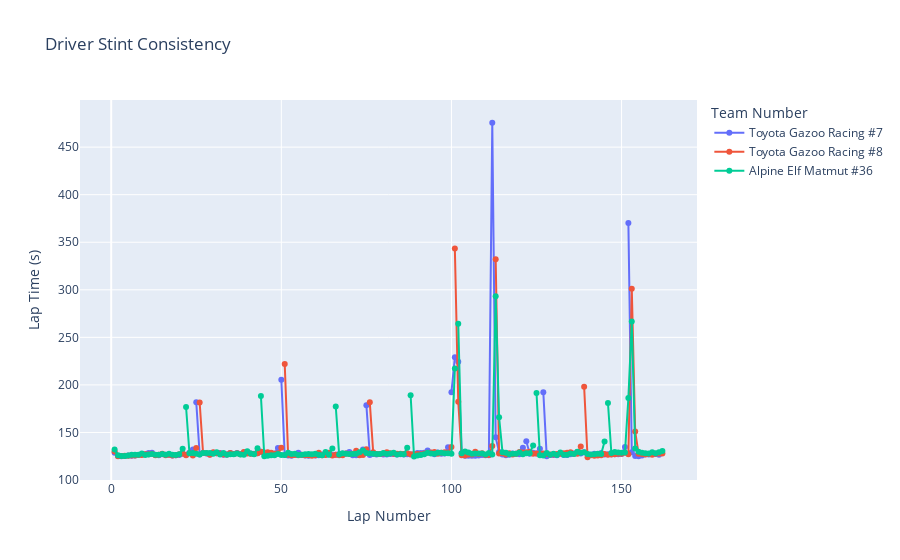

This figure's notebook cell:
### Markdown cell above
## Driver Stint Consistency

### Code cell
fig = px.line(spa,
    x="lap_number",
    y="lap_time_s",
    title="Driver Stint Consistency",
    color="team_no",          
    line_group="driver_stint", 
    markers=True,
    labels={                  
        "lap_number": "Lap Number",
        "lap_time_s": "Lap Time (s)",
        "driver_stint": "Driver Stint",
        "team_no": "Team Number"
    }
)

fig.update_layout(
    xaxis_title="Lap Number",
    yaxis_title="Lap Time (s)",
    legend_title="Team Number"
)

fig.show()

### Figure 1 — Plotly figure (JSON) as saved in the notebook; plotly's stock layout.template omitted (floating-point values rounded to 4 significant figures)
{"data": [{"hovertemplate": "Team Number=Toyota Gazoo Racing #7<br>Driver Stint=Mike CONWAY Stint #1<br>Lap Number=%{x}<br>Lap Time (s)=%{y}<extra></extra>", "legendgroup": "Toyota Gazoo Racing #7", "line": {"color": "#636efa", "dash": "solid"}, "marker": {"symbol": "circle"}, "mode": "lines+markers", "name": "Toyota Gazoo Racing #7", "orientation": "v", "showlegend": true, "type": "scatter", "x": [1, 2, 3, 4, 5, 6, 7, 8, 9, 10, 11, 12, 13, 14, 15, 16, 17, 18, 19, 20, 21, 22, 23, 24], "xaxis": "x", "y": [128.8, 125.4, 125.1, 125.3, 125.9, 125.6, 125.7, 126.2, 126.7, 127.0, 128.3, 128.6, 126.2, 125.9, 127.1, 126.5, 126.5, 125.9, 126.1, 126.4, 127.6, 126.7, 128.5, 132.1], "yaxis": "y"}, {"hovertemplate": "Team Number=Toyota Gazoo Racing #7<br>Driver Stint=Mike CONWAY Stint #2<br>Lap Number=%{x}<br>Lap Time (s)=%{y}<extra></extra>", "legendgroup": "Toyota Gazoo Racing #7", "line": {"color": "#636efa", "dash": "solid"}, "marker": {"symbol": "circle"}, "mode": "lines+markers", "name": "Toyota Gazoo Racing #7", "orientation": "v", "showlegend": false, "type": "scatter", "x": [25, 26, 27, 28, 29, 30, 31, 32, 33, 34, 35, 36, 37, 38, 39, 40, 41, 42, 43, 44, 45, 46, 47, 48, 49], "xaxis": "x", "y": [181.6, 126.9, 128.3, 127.9, 126.9, 128.8, 128.1, 128.5, 126.5, 126.9, 128.4, 127.3, 128.3, 127.3, 128.9, 128.5, 127.9, 127.5, 128.1, 129.7, 129.0, 127.4, 128.1, 127.9, 133.6], "yaxis": "y"}, {"hovertemplate": "Team Number=Toyota Gazoo Racing #7<br>Driver Stint=Jose Maria LOPEZ Stint #1<br>Lap Number=%{x}<br>Lap Time (s)=%{y}<extra></extra>", "legendgroup": "Toyota Gazoo Racing #7", "line": {"color": "#636efa", "dash": "solid"}, "marker": {"symbol": "circle"}, "mode": "lines+markers", "name": "Toyota Gazoo Racing #7", "orientation": "v", "showlegend": false, "type": "scatter", "x": [50, 51, 52, 53, 54, 55, 56, 57, 58, 59, 60, 61, 62, 63, 64, 65, 66, 67, 68, 69, 70, 71, 72, 73, 74], "xaxis": "x", "y": [205.5, 126.3, 125.8, 125.5, 126.6, 128.6, 126.3, 125.7, 125.6, 126.3, 125.9, 126.1, 126.9, 126.6, 126.7, 126.4, 126.6, 127.3, 127.7, 128.0, 129.5, 126.1, 126.0, 126.2, 132.2], "yaxis": "y"}, {"hovertemplate": "Team Number=Toyota Gazoo Racing #7<br>Driver Stint=Jose Maria LOPEZ Stint #2<br>Lap Number=%{x}<br>Lap Time (s)=%{y}<extra></extra>", "legendgroup": "Toyota Gazoo Racing #7", "line": {"color": "#636efa", "dash": "solid"}, "marker": {"symbol": "circle"}, "mode": "lines+markers", "name": "Toyota Gazoo Racing #7", "orientation": "v", "showlegend": false, "type": "scatter", "x": [75, 76, 77, 78, 79, 80, 81, 82, 83, 84, 85, 86, 87, 88, 89, 90, 91, 92, 93, 94, 95, 96, 97, 98, 99], "xaxis": "x", "y": [178.7, 126.4, 127.3, 126.8, 127.3, 126.9, 126.8, 127.4, 127.4, 126.9, 127.2, 126.9, 127.2, 126.8, 127.2, 128.3, 128.3, 128.6, 131.0, 128.6, 127.2, 128.9, 127.6, 127.8, 134.5], "yaxis": "y"}, {"hovertemplate": "Team Number=Toyota Gazoo Racing #7<br>Driver Stint=Kamui KOBAYASHI Stint #1<br>Lap Number=%{x}<br>Lap Time (s)=%{y}<extra></extra>", "legendgroup": "Toyota Gazoo Racing #7", "line": {"color": "#636efa", "dash": "solid"}, "marker": {"symbol": "circle"}, "mode": "lines+markers", "name": "Toyota Gazoo Racing #7", "orientation": "v", "showlegend": false, "type": "scatter", "x": [100, 101, 102, 103, 104, 105, 106, 107, 108, 109, 110, 111, 112, 113, 114, 115, 116, 117, 118, 119, 120, 121], "xaxis": "x", "y": [192.3, 229.0, 224.2, 128.1, 125.6, 125.4, 125.6, 125.5, 125.7, 126.3, 125.9, 126.0, 475.6, 144.8, 129.4, 126.9, 126.1, 126.6, 127.8, 127.6, 127.0, 133.9], "yaxis": "y"}, {"hovertemplate": "Team Number=Toyota Gazoo Racing #7<br>Driver Stint=Kamui KOBAYASHI Stint #2<br>Lap Number=%{x}<br>Lap Time (s)=%{y}<extra></extra>", "legendgroup": "Toyota Gazoo Racing #7", "line": {"color": "#636efa", "dash": "solid"}, "marker": {"symbol": "circle"}, "mode": "lines+markers", "name": "Toyota Gazoo Racing #7", "orientation": "v", "showlegend": false, "type": "scatter", "x": [122, 123, 124, 125, 126], "xaxis": "x", "y": [140.6, 127.6, 128.6, 127.8, 132.9], "yaxis": "y"}, {"hovertemplate": "Team Number=Toyota Gazoo Racing #7<br>Driver Stint=Kamui KOBAYASHI Stint #3<br>Lap Number=%{x}<br>Lap Time (s)=%{y}<extra></extra>", "legendgroup": "Toyota Gazoo Racing #7", "line": {"color": "#636efa", "dash": "solid"}, "marker": {"symbol": "circle"}, "mode": "lines+markers", "name": "Toyota Gazoo Racing #7", "orientation": "v", "showlegend": false, "type": "scatter", "x": [127, 128, 129, 130, 131, 132, 133, 134, 135, 136, 137, 138, 139, 140, 141, 142, 143, 144, 145, 146, 147, 148, 149, 150, 151], "xaxis": "x", "y": [192.3, 125.1, 126.2, 126.4, 126.1, 127.9, 126.4, 126.2, 127.0, 127.8, 129.2, 127.8, 129.1, 127.2, 126.6, 127.6, 127.0, 128.3, 126.8, 127.2, 127.0, 127.0, 127.1, 127.4, 134.8], "yaxis": "y"}, {"hovertemplate": "Team Number=Toyota Gazoo Racing #7<br>Driver Stint=Kamui KOBAYASHI Stint #4<br>Lap Number=%{x}<br>Lap Time (s)=%{y}<extra></extra>", "legendgroup": "Toyota Gazoo Racing #7", "line": {"color": "#636efa", "dash": "solid"}, "marker": {"symbol": "circle"}, "mode": "lines+markers", "name": "Toyota Gazoo Racing #7", "orientation": "v", "showlegend": false, "type": "scatter", "x": [152, 153, 154, 155, 156, 157, 158, 159, 160, 161], "xaxis": "x", "y": [370.2, 129.2, 125.3, 125.0, 125.8, 127.1, 126.7, 127.9, 127.2, 126.5], "yaxis": "y"}, {"hovertemplate": "Team Number=Toyota Gazoo Racing #8<br>Driver Stint=Sébastien BUEMI Stint #1<br>Lap Number=%{x}<br>Lap Time (s)=%{y}<extra></extra>", "legendgroup": "Toyota Gazoo Racing #8", "line": {"color": "#EF553B", "dash": "solid"}, "marker": {"symbol": "circle"}, "mode": "lines+markers", "name": "Toyota Gazoo Racing #8", "orientation": "v", "showlegend": true, "type": "scatter", "x": [1, 2, 3, 4, 5, 6, 7, 8, 9, 10, 11, 12, 13, 14, 15, 16, 17, 18, 19, 20, 21, 22, 23, 24, 25], "xaxis": "x", "y": [129.9, 125.0, 125.2, 125.4, 125.5, 125.8, 125.8, 126.2, 126.4, 127.1, 127.1, 127.5, 125.9, 126.5, 127.6, 125.9, 126.6, 125.8, 125.9, 127.2, 127.9, 126.1, 128.2, 125.7, 133.7], "yaxis": "y"}, {"hovertemplate": "Team Number=Toyota Gazoo Racing #8<br>Driver Stint=Sébastien BUEMI Stint #2<br>Lap Number=%{x}<br>Lap Time (s)=%{y}<extra></extra>", "legendgroup": "Toyota Gazoo Racing #8", "line": {"color": "#EF553B", "dash": "solid"}, "marker": {"symbol": "circle"}, "mode": "lines+markers", "name": "Toyota Gazoo Racing #8", "orientation": "v", "showlegend": false, "type": "scatter", "x": [26, 27, 28, 29, 30, 31, 32, 33, 34, 35, 36, 37, 38, 39, 40, 41, 42, 43, 44, 45, 46, 47, 48, 49, 50], "xaxis": "x", "y": [181.5, 128.5, 128.1, 126.6, 129.1, 128.1, 127.8, 126.9, 126.8, 128.3, 127.4, 128.1, 127.1, 129.4, 127.9, 127.5, 127.3, 128.0, 129.7, 127.6, 129.2, 128.6, 127.6, 128.0, 134.0], "yaxis": "y"}, {"hovertemplate": "Team Number=Toyota Gazoo Racing #8<br>Driver Stint=Brendon HARTLEY Stint #1<br>Lap Number=%{x}<br>Lap Time (s)=%{y}<extra></extra>", "legendgroup": "Toyota Gazoo Racing #8", "line": {"color": "#EF553B", "dash": "solid"}, "marker": {"symbol": "circle"}, "mode": "lines+markers", "name": "Toyota Gazoo Racing #8", "orientation": "v", "showlegend": false, "type": "scatter", "x": [51, 52, 53, 54, 55, 56, 57, 58, 59, 60, 61, 62, 63, 64, 65, 66, 67, 68, 69, 70, 71, 72, 73, 74, 75], "xaxis": "x", "y": [222.0, 126.5, 125.9, 126.2, 126.1, 126.5, 126.0, 126.0, 125.5, 126.0, 128.6, 126.0, 126.4, 128.8, 125.8, 126.5, 126.0, 126.0, 127.9, 127.3, 127.6, 130.6, 125.9, 126.3, 132.4], "yaxis": "y"}, {"hovertemplate": "Team Number=Toyota Gazoo Racing #8<br>Driver Stint=Brendon HARTLEY Stint #2<br>Lap Number=%{x}<br>Lap Time (s)=%{y}<extra></extra>", "legendgroup": "Toyota Gazoo Racing #8", "line": {"color": "#EF553B", "dash": "solid"}, "marker": {"symbol": "circle"}, "mode": "lines+markers", "name": "Toyota Gazoo Racing #8", "orientation": "v", "showlegend": false, "type": "scatter", "x": [76, 77, 78, 79, 80, 81, 82, 83, 84, 85, 86, 87, 88, 89, 90, 91, 92, 93, 94, 95, 96, 97, 98, 99, 100], "xaxis": "x", "y": [181.6, 129.3, 127.3, 127.3, 127.8, 129.1, 128.2, 127.5, 127.7, 127.6, 127.3, 128.3, 127.2, 127.2, 127.2, 127.0, 127.9, 128.7, 129.0, 129.5, 127.6, 128.6, 129.1, 129.0, 134.8], "yaxis": "y"}, {"hovertemplate": "Team Number=Toyota Gazoo Racing #8<br>Driver Stint=Kazuki NAKAJIMA Stint #1<br>Lap Number=%{x}<br>Lap Time (s)=%{y}<extra></extra>", "legendgroup": "Toyota Gazoo Racing #8", "line": {"color": "#EF553B", "dash": "solid"}, "marker": {"symbol": "circle"}, "mode": "lines+markers", "name": "Toyota Gazoo Racing #8", "orientation": "v", "showlegend": false, "type": "scatter", "x": [101, 102, 103, 104, 105, 106, 107, 108, 109, 110, 111, 112], "xaxis": "x", "y": [343.5, 182.2, 126.1, 125.8, 126.8, 126.8, 129.8, 127.2, 128.1, 126.2, 126.2, 135.7], "yaxis": "y"}, {"hovertemplate": "Team Number=Toyota Gazoo Racing #8<br>Driver Stint=Kazuki NAKAJIMA Stint #2<br>Lap Number=%{x}<br>Lap Time (s)=%{y}<extra></extra>", "legendgroup": "Toyota Gazoo Racing #8", "line": {"color": "#EF553B", "dash": "solid"}, "marker": {"symbol": "circle"}, "mode": "lines+markers", "name": "Toyota Gazoo Racing #8", "orientation": "v", "showlegend": false, "type": "scatter", "x": [113, 114, 115, 116, 117, 118, 119, 120, 121, 122, 123, 124, 125, 126, 127, 128, 129, 130, 131, 132, 133, 134, 135, 136, 137, 138], "xaxis": "x", "y": [332.1, 128.0, 128.1, 126.8, 128.0, 126.7, 127.6, 129.4, 128.9, 129.2, 129.7, 127.7, 127.9, 127.7, 127.9, 127.2, 126.7, 126.9, 127.4, 127.6, 128.2, 128.8, 129.1, 127.6, 127.7, 135.3], "yaxis": "y"}, {"hovertemplate": "Team Number=Toyota Gazoo Racing #8<br>Driver Stint=Sébastien BUEMI Stint #3<br>Lap Number=%{x}<br>Lap Time (s)=%{y}<extra></extra>", "legendgroup": "Toyota Gazoo Racing #8", "line": {"color": "#EF553B", "dash": "solid"}, "marker": {"symbol": "circle"}, "mode": "lines+markers", "name": "Toyota Gazoo Racing #8", "orientation": "v", "showlegend": false, "type": "scatter", "x": [139, 140, 141, 142, 143, 144, 145, 146, 147, 148, 149, 150, 151, 152, 153, 154, 155, 156, 157, 158, 159, 160, 161, 162], "xaxis": "x", "y": [198.1, 123.9, 125.9, 125.4, 125.8, 126.0, 127.4, 126.5, 126.8, 127.0, 127.7, 127.5, 128.6, 127.0, 301.2, 151.0, 127.6, 127.4, 126.9, 127.4, 126.7, 127.5, 127.8, 128.0], "yaxis": "y"}, {"hovertemplate": "Team Number=Alpine Elf Matmut #36<br>Driver Stint=André NEGRÃO Stint #1<br>Lap Number=%{x}<br>Lap Time (s)=%{y}<extra></extra>", "legendgroup": "Alpine Elf Matmut #36", "line": {"color": "#00cc96", "dash": "solid"}, "marker": {"symbol": "circle"}, "mode": "lines+markers", "name": "Alpine Elf Matmut #36", "orientation": "v", "showlegend": true, "type": "scatter", "x": [1, 2, 3, 4, 5, 6, 7, 8, 9, 10, 11, 12, 13, 14, 15, 16, 17, 18, 19, 20, 21], "xaxis": "x", "y": [132.2, 126.0, 125.1, 125.2, 125.7, 126.5, 126.5, 126.5, 128.0, 126.3, 126.7, 127.4, 126.6, 126.6, 127.2, 126.5, 127.6, 126.5, 126.2, 127.0, 133.0], "yaxis": "y"}, {"hovertemplate": "Team Number=Alpine Elf Matmut #36<br>Driver Stint=André NEGRÃO Stint #2<br>Lap Number=%{x}<br>Lap Time (s)=%{y}<extra></extra>", "legendgroup": "Alpine Elf Matmut #36", "line": {"color": "#00cc96", "dash": "solid"}, "marker": {"symbol": "circle"}, "mode": "lines+markers", "name": "Alpine Elf Matmut #36", "orientation": "v", "showlegend": false, "type": "scatter", "x": [22, 23, 24, 25, 26, 27, 28, 29, 30, 31, 32, 33, 34, 35, 36, 37, 38, 39, 40, 41, 42, 43], "xaxis": "x", "y": [176.7, 128.1, 128.4, 127.6, 126.8, 128.3, 128.5, 128.4, 127.7, 129.1, 126.8, 128.3, 126.7, 127.1, 127.1, 128.0, 127.0, 126.6, 130.2, 127.9, 127.1, 133.4], "yaxis": "y"}, {"hovertemplate": "Team Number=Alpine Elf Matmut #36<br>Driver Stint=Nicolas LAPIERRE Stint #1<br>Lap Number=%{x}<br>Lap Time (s)=%{y}<extra></extra>", "legendgroup": "Alpine Elf Matmut #36", "line": {"color": "#00cc96", "dash": "solid"}, "marker": {"symbol": "circle"}, "mode": "lines+markers", "name": "Alpine Elf Matmut #36", "orientation": "v", "showlegend": false, "type": "scatter", "x": [44, 45, 46, 47, 48, 49, 50, 51, 52, 53, 54, 55, 56, 57, 58, 59, 60, 61, 62, 63, 64, 65], "xaxis": "x", "y": [188.2, 125.0, 125.4, 126.1, 126.1, 127.3, 126.3, 126.2, 128.7, 127.4, 127.5, 126.3, 126.5, 127.0, 127.3, 127.0, 127.5, 126.6, 126.1, 129.4, 126.5, 133.1], "yaxis": "y"}, {"hovertemplate": "Team Number=Alpine Elf Matmut #36<br>Driver Stint=Nicolas LAPIERRE Stint #2<br>Lap Number=%{x}<br>Lap Time (s)=%{y}<extra></extra>", "legendgroup": "Alpine Elf Matmut #36", "line": {"color": "#00cc96", "dash": "solid"}, "marker": {"symbol": "circle"}, "mode": "lines+markers", "name": "Alpine Elf Matmut #36", "orientation": "v", "showlegend": false, "type": "scatter", "x": [66, 67, 68, 69, 70, 71, 72, 73, 74, 75, 76, 77, 78, 79, 80, 81, 82, 83, 84, 85, 86, 87], "xaxis": "x", "y": [177.3, 126.8, 128.2, 127.6, 127.3, 127.2, 127.7, 129.3, 131.1, 128.4, 127.9, 127.5, 127.4, 127.4, 128.4, 127.4, 127.9, 128.7, 126.8, 127.3, 127.2, 134], "yaxis": "y"}, {"hovertemplate": "Team Number=Alpine Elf Matmut #36<br>Driver Stint=Matthieu VAXIVIERE Stint #1<br>Lap Number=%{x}<br>Lap Time (s)=%{y}<extra></extra>", "legendgroup": "Alpine Elf Matmut #36", "line": {"color": "#00cc96", "dash": "solid"}, "marker": {"symbol": "circle"}, "mode": "lines+markers", "name": "Alpine Elf Matmut #36", "orientation": "v", "showlegend": false, "type": "scatter", "x": [88, 89, 90, 91, 92, 93, 94, 95, 96, 97, 98, 99, 100, 101], "xaxis": "x", "y": [189.2, 124.8, 125.9, 126.3, 127.1, 128.7, 127.9, 127.7, 128.7, 128.7, 128.1, 128.2, 127.6, 217.2], "yaxis": "y"}, {"hovertemplate": "Team Number=Alpine Elf Matmut #36<br>Driver Stint=Matthieu VAXIVIERE Stint #2<br>Lap Number=%{x}<br>Lap Time (s)=%{y}<extra></extra>", "legendgroup": "Alpine Elf Matmut #36", "line": {"color": "#00cc96", "dash": "solid"}, "marker": {"symbol": "circle"}, "mode": "lines+markers", "name": "Alpine Elf Matmut #36", "orientation": "v", "showlegend": false, "type": "scatter", "x": [102, 103, 104, 105, 106, 107, 108, 109, 110, 111, 112, 113, 114, 115, 116, 117, 118, 119, 120, 121, 122, 123, 124], "xaxis": "x", "y": [264.3, 128.1, 129.9, 128.8, 127.6, 127.9, 127.9, 127.7, 126.9, 128.3, 126.9, 293.3, 165.9, 129.3, 128.7, 127.0, 127.6, 127.5, 129.0, 127.1, 128.1, 128.0, 136.3], "yaxis": "y"}, {"hovertemplate": "Team Number=Alpine Elf Matmut #36<br>Driver Stint=André NEGRÃO Stint #3<br>Lap Number=%{x}<br>Lap Time (s)=%{y}<extra></extra>", "legendgroup": "Alpine Elf Matmut #36", "line": {"color": "#00cc96", "dash": "solid"}, "marker": {"symbol": "circle"}, "mode": "lines+markers", "name": "Alpine Elf Matmut #36", "orientation": "v", "showlegend": false, "type": "scatter", "x": [125, 126, 127, 128, 129, 130, 131, 132, 133, 134, 135, 136, 137, 138, 139, 140, 141, 142, 143, 144, 145], "xaxis": "x", "y": [191.4, 126.0, 125.7, 128.4, 126.5, 127.5, 126.3, 129.0, 126.6, 126.7, 127.9, 127.2, 129.8, 128.6, 129.1, 127.4, 126.8, 127.0, 127.7, 127.3, 140.4], "yaxis": "y"}, {"hovertemplate": "Team Number=Alpine Elf Matmut #36<br>Driver Stint=André NEGRÃO Stint #4<br>Lap Number=%{x}<br>Lap Time (s)=%{y}<extra></extra>", "legendgroup": "Alpine Elf Matmut #36", "line": {"color": "#00cc96", "dash": "solid"}, "marker": {"symbol": "circle"}, "mode": "lines+markers", "name": "Alpine Elf Matmut #36", "orientation": "v", "showlegend": false, "type": "scatter", "x": [146, 147, 148, 149, 150, 151, 152, 153, 154, 155, 156, 157, 158, 159, 160, 161, 162], "xaxis": "x", "y": [180.9, 128.4, 129.5, 128.9, 128.6, 128.8, 186.3, 266.6, 133.1, 129.6, 128.8, 128.1, 127.9, 129.1, 128.1, 129.1, 130.6], "yaxis": "y"}], "layout": {"legend": {"title": {"text": "Team Number"}, "tracegroupgap": 0}, "title": {"text": "Driver Stint Consistency"}, "xaxis": {"anchor": "y", "domain": [0, 1], "title": {"text": "Lap Number"}}, "yaxis": {"anchor": "x", "domain": [0, 1], "title": {"text": "Lap Time (s)"}}}}
